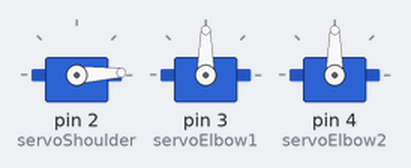
Recording of a sketch running on a simulated Arduino Uno, built with avr-gcc and run on an emulated ATmega328P. Parts: 3 × servo.

Above: at 0.05 s.
At 2.25 s:
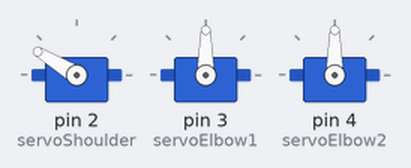
At 4.45 s:
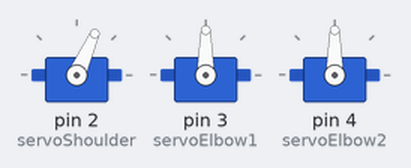
At 8.95 s:
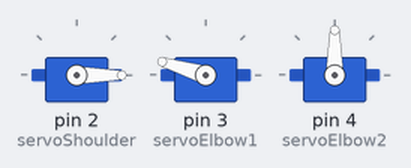
At 13.35 s:
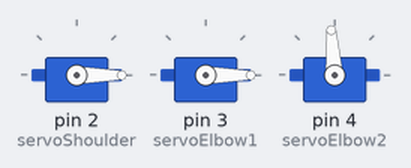
At 17.85 s:
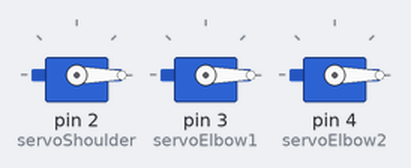
Timing chart, 0 to 23.3 s (numbered marks = the images above):
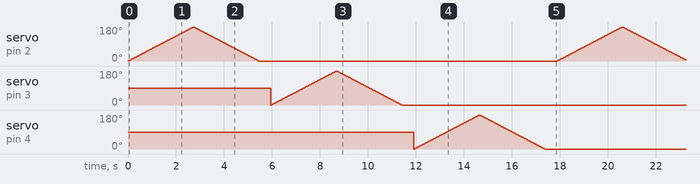

The sketch:

servo_sweep_test.ino
```cpp
/*
  servo_sweep_test.ino

  No serial, no Python, nothing else. Just sweeps all three servos
  0 -> 180 -> 0 forever. Upload this from the Arduino IDE and watch.

  Wiring (same as arm_control.ino):
    Shoulder servo signal -> pin 2
    Elbow1   servo signal -> pin 3
    Elbow2   servo signal -> pin 4
    Servo power (red)          -> external supply, NOT the Arduino 5V pin
    Servo ground (brown/black) -> shared GND with Arduino
*/

#include <Servo.h>

Servo servoShoulder;
Servo servoElbow1;
Servo servoElbow2;

void setup() {
  servoShoulder.attach(2);
  servoElbow1.attach(3);
  servoElbow2.attach(4);
}

void sweep(Servo &s) {
  for (int angle = 0; angle <= 180; angle += 1) {
    s.write(angle);
    delay(15);
  }
  for (int angle = 180; angle >= 0; angle -= 1) {
    s.write(angle);
    delay(15);
  }
}

void loop() {
  // one servo at a time - lower peak current draw than all three together
  sweep(servoShoulder);
  delay(500);
  sweep(servoElbow1);
  delay(500);
  sweep(servoElbow2);
  delay(500);
}
```
